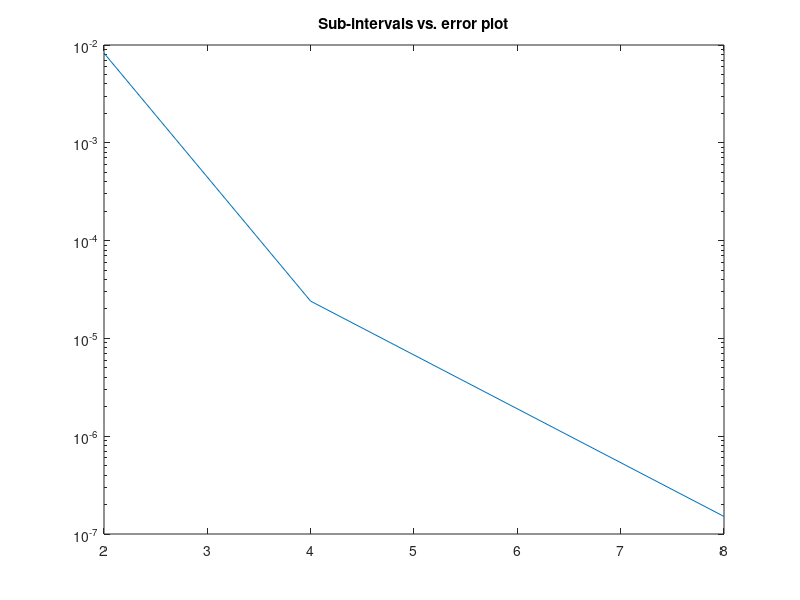
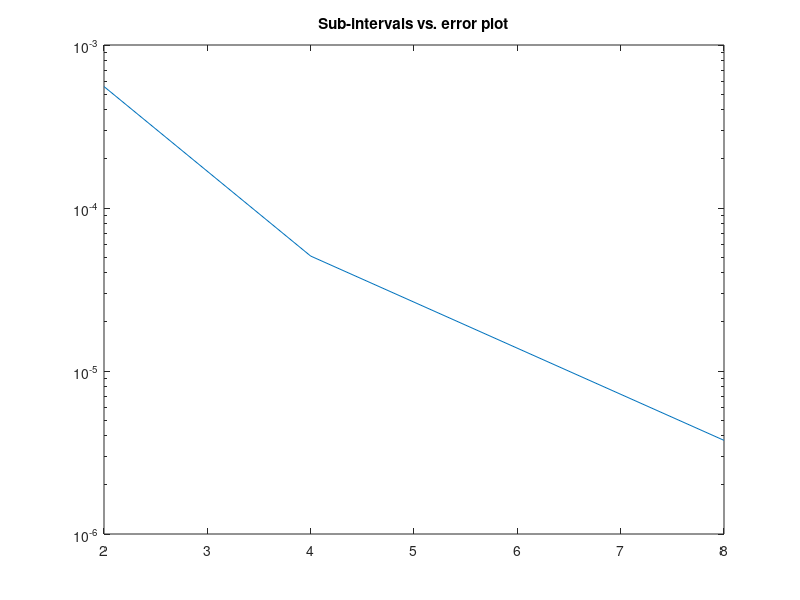

The MATLAB script that drew these images, in order:
clear all;
clc;
clf;

f = @(x) 4./(1 + x.^2);
g = @(x) sqrt(1-x.^2) - x;

fa = 0;
fb = 1;

ga = 0;
gb = 1/sqrt(2);


%Code for function f
h = (fb - fa)/2;
val = (h/3)*(f(fa) + 4*f((fa + fb)/2) + f(fb));
subint = [2];
err = [abs(pi-val)];
ind = 1;
while abs(pi-val) > (1e-5)/2
    h = h/2;
    ind = ind + 1;
    subint(ind) = subint(ind-1)*2;
    x = [fa:2*h:fb];
    n = length(x)-1;
    y = f(x);
    val = y(1) + y(n+1);
    for i=2:n
        val = val + 2*y(i);
    end
    for i=1:n
        val = val + 4*f((x(i) + x(i+1))/2);
    end
    val = val*(h/3);
    err(ind) = abs(pi-val);
end

fprintf('Approximate value using Simpsons one third rule is %.5f.\n', val);
figure(1);
semilogy(subint,err);
title('Sub-intervals vs. error plot');

%Code for function g
h = (gb - ga)/2;
val = (h/3)*(g(ga) + 4*g((ga + gb)/2) + g(gb));
subintg = [2];
gerr = [abs((pi/8)-val)];
ind = 1;
while abs((pi/8)-val) > (1e-5)/2
    h = h/2;
    ind = ind + 1;
    subintg(ind) = subintg(ind-1)*2;
    x = [ga:2*h:gb];
    n = length(x)-1;
    y = g(x);
    val = y(1) + y(n+1);
    for i=2:n
        val = val + 2*y(i);
    end
    for i=1:n
        val = val + 4*g((x(i) + x(i+1))/2);
    end
    val = val*(h/3);
    gerr(ind) = abs((pi/8)-val);
end
fprintf('Approximate value using Simpsons one third rule is %.5f.\n', val);
figure(2);
semilogy(subintg,gerr);
title('Sub-intervals vs. error plot');

